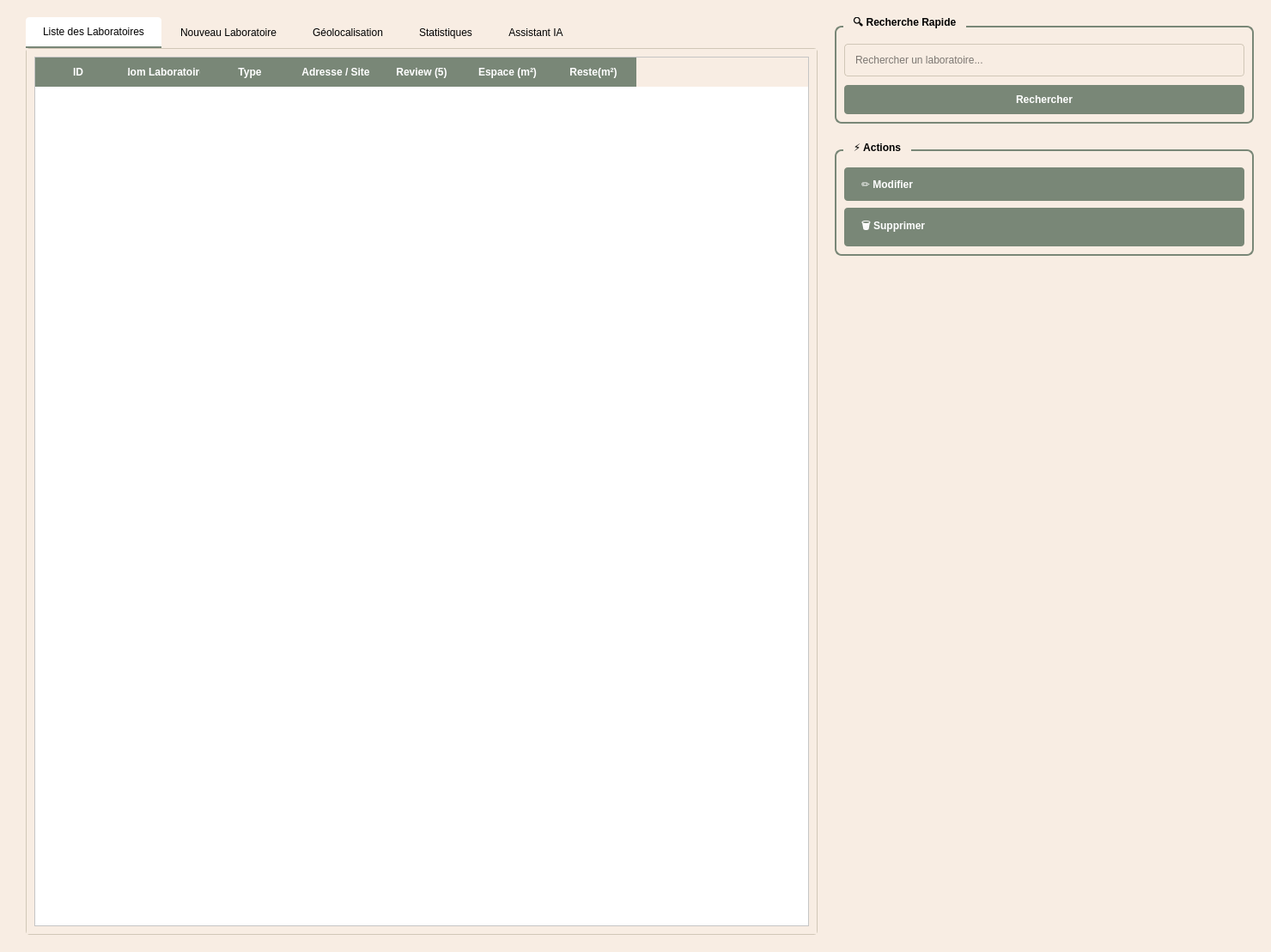
<?xml version="1.0" encoding="UTF-8"?>
<ui version="4.0">
 <class>LaboWidget</class>
 <widget class="QWidget" name="LaboWidget">
  <property name="geometry">
   <rect>
    <x>0</x>
    <y>0</y>
    <width>1480</width>
    <height>1109</height>
   </rect>
  </property>
  <property name="windowTitle">
   <string>Gestion de Laboratoire - Contrôles Qualité</string>
  </property>
    <property name="styleSheet">
     <string notr="true">QWidget { background-color: #F8EDE3; }</string>
    </property>
    <layout class="QHBoxLayout" name="mainLayout">
    <property name="spacing">
     <number>0</number>
    </property>
    <property name="leftMargin">
     <number>0</number>
    </property>
    <property name="topMargin">
     <number>0</number>
    </property>
    <property name="rightMargin">
     <number>0</number>
    </property>
    <property name="bottomMargin">
     <number>0</number>
    </property>
    <item>
     <layout class="QHBoxLayout" name="contentLayout">
      <property name="spacing">
       <number>20</number>
      </property>
      <property name="leftMargin">
       <number>30</number>
      </property>
      <property name="topMargin">
       <number>20</number>
      </property>
      <property name="rightMargin">
       <number>20</number>
      </property>
      <property name="bottomMargin">
       <number>20</number>
      </property>
      <item>
       <layout class="QVBoxLayout" name="centerLayout">
        <property name="spacing">
         <number>0</number>
        </property>
        <item>
         <widget class="QTabWidget" name="tabWidget">
          <property name="currentIndex">
           <number>0</number>
          </property>
          <property name="styleSheet">
           <string notr="true">QTabWidget::pane {
    border: 1px solid #D1C7B7;
    background-color: white;
    border-radius: 4px;
}
QTabBar::tab {
    background-color: #F8EDE3;
    padding: 10px 20px;
    margin-right: 2px;
    border-top-left-radius: 4px;
    border-top-right-radius: 4px;
}
QTabBar::tab:selected {
    background-color: white;
    border-bottom: 2px solid #798777;
}</string>
          </property>
          <widget class="QWidget" name="tabList">
           <attribute name="title">
            <string>Liste des Laboratoires</string>
           </attribute>
           <layout class="QVBoxLayout" name="tabListLayout">
            <property name="spacing">
             <number>0</number>
            </property>
            <item>
             <widget class="QTableWidget" name="tableLaboratoires">
              <property name="minimumSize">
               <size>
                <width>900</width>
                <height>600</height>
               </size>
              </property>
              <property name="styleSheet">
               <string notr="true">QTableWidget {
    background-color: white;
    alternate-background-color: #F9F9F9;
    gridline-color: #E0E0E0;
}
QHeaderView::section {
    background-color: #798777;
    color: white;
    padding: 8px;
    border: none;
    font-weight: bold;
}
QTableWidget::item {
    padding: 6px;
}
QTableWidget::item:selected {
    background-color: #798777;
    color: white;
}</string>
              </property>
              <property name="alternatingRowColors">
               <bool>true</bool>
              </property>
              <property name="selectionMode">
               <enum>QAbstractItemView::SelectionMode::SingleSelection</enum>
              </property>
              <property name="selectionBehavior">
               <enum>QAbstractItemView::SelectionBehavior::SelectRows</enum>
              </property>
              <property name="showGrid">
               <bool>true</bool>
              </property>
              <property name="gridStyle">
               <enum>Qt::PenStyle::SolidLine</enum>
              </property>
              <property name="sortingEnabled">
               <bool>true</bool>
              </property>
              <property name="rowCount">
               <number>0</number>
              </property>
              <property name="columnCount">
               <number>7</number>
              </property>
              <column>
               <property name="text">
                <string>ID</string>
               </property>
              </column>
              <column>
               <property name="text">
                <string>Nom Laboratoire</string>
               </property>
              </column>
              <column>
               <property name="text">
                <string>Type</string>
               </property>
              </column>
              <column>
               <property name="text">
                <string>Adresse / Site</string>
               </property>
              </column>
              <column>
               <property name="text">
                <string>Review (5)</string>
               </property>
              </column>
              <column>
               <property name="text">
                <string>Espace (m²)</string>
               </property>
              </column>
              <column>
               <property name="text">
                <string>Reste(m²)</string>
               </property>
              </column>
             </widget>
            </item>
           </layout>
          </widget>
          <widget class="QWidget" name="tabDetails">
           <attribute name="title">
            <string>Nouveau Laboratoire</string>
           </attribute>
           <layout class="QVBoxLayout" name="tabDetailsLayout">
            <property name="spacing">
             <number>10</number>
            </property>
            <item>
             <widget class="QScrollArea" name="scrollArea">
              <property name="widgetResizable">
               <bool>true</bool>
              </property>
              <property name="styleSheet">
               <string notr="true">QScrollArea {
    border: none;
    background-color: transparent;
}</string>
              </property>
              <widget class="QWidget" name="scrollAreaWidgetContents">
               <property name="geometry">
                <rect>
                 <x>0</x>
                 <y>0</y>
                 <width>946</width>
                 <height>980</height>
                </rect>
               </property>
               <layout class="QVBoxLayout" name="scrollLayout">
                <property name="spacing">
                 <number>15</number>
                </property>
                <item>
                 <widget class="QGroupBox" name="groupBoxInfo">
                  <property name="title">
                  </property>
                  <property name="styleSheet">
                   <string notr="true">QGroupBox {
    font-weight: bold;
    border: 2px solid #798777;
    border-radius: 8px;
    margin-top: 10px;
    padding-top: 10px;
}
QGroupBox::title {
    subcontrol-origin: margin;
    left: 10px;
    padding: 0 10px 0 10px;
}</string>
                  </property>
                  <layout class="QFormLayout" name="formLayoutInfo">
                   <property name="horizontalSpacing">
                    <number>15</number>
                   </property>
                   <property name="verticalSpacing">
                    <number>10</number>
                   </property>
                   <item row="0" column="0">
                    <widget class="QLabel" name="lblId">
                     <property name="text">
                      <string>ID :</string>
                     </property>
                    </widget>
                   </item>
                   <item row="0" column="1">
                    <widget class="QLineEdit" name="detailId">
                     <property name="readOnly">
                      <bool>true</bool>
                     </property>
                     <property name="styleSheet">
                      <string notr="true">background-color: #F5F5F5;</string>
                     </property>
                    </widget>
                   </item>
                   <item row="1" column="0">
                    <widget class="QLabel" name="lblNom">
                     <property name="text">
                      <string>Nom :</string>
                     </property>
                    </widget>
                   </item>
                   <item row="1" column="1">
                    <widget class="QLineEdit" name="detailName"/>
                   </item>
                   <item row="2" column="0">
                    <widget class="QLabel" name="lblAddress">
                     <property name="text">
                      <string>Adresse :</string>
                     </property>
                    </widget>
                   </item>
                   <item row="2" column="1">
                    <widget class="QLineEdit" name="detailAddress"/>
                   </item>
                   <item row="3" column="0">
                    <widget class="QLabel" name="lblType">
                     <property name="text">
                      <string>Type :</string>
                     </property>
                    </widget>
                   </item>
                   <item row="3" column="1">
                    <widget class="QComboBox" name="detailType">
                     <property name="styleSheet">
                      <string notr="true">padding: 5px;</string>
                     </property>
                     <item>
                      <property name="text">
                       <string>Laboratoire Huile d'Olive</string>
                      </property>
                     </item>
                     <item>
                      <property name="text">
                       <string>Laboratoire Huile d'Amande</string>
                      </property>
                     </item>
                     <item>
                      <property name="text">
                       <string>Laboratoire Huile de Sésame</string>
                      </property>
                     </item>
                     <item>
                      <property name="text">
                       <string>Laboratoire Huile de Nigelle</string>
                      </property>
                     </item>
                     <item>
                      <property name="text">
                       <string>Laboratoire Huile de Tournesol</string>
                      </property>
                     </item>
                    </widget>
                   </item>
                   <item row="4" column="0">
                    <widget class="QLabel" name="lblConform">
                     <property name="text">
                      <string>Review (5) :</string>
                     </property>
                    </widget>
                   </item>
                   <item row="4" column="1">
                    <widget class="QComboBox" name="detailConformite">
                     <property name="styleSheet">
                      <string notr="true">padding: 5px;</string>
                     </property>
                     <item>
                      <property name="text">
                       <string>⭐</string>
                      </property>
                     </item>
                     <item>
                      <property name="text">
                       <string>⭐⭐</string>
                      </property>
                     </item>
                     <item>
                      <property name="text">
                       <string>⭐⭐⭐</string>
                      </property>
                     </item>
                     <item>
                      <property name="text">
                       <string>⭐⭐⭐⭐</string>
                      </property>
                     </item>
                     <item>
                      <property name="text">
                       <string>⭐⭐⭐⭐⭐</string>
                      </property>
                     </item>
                    </widget>
                   </item>
                   <item row="5" column="0">
                    <widget class="QLabel" name="lblArea">
                     <property name="text">
                      <string>Espace (m²) :</string>
                     </property>
                    </widget>
                   </item>
                   <item row="5" column="1">
                    <widget class="QLineEdit" name="detailSuperficie"/>
                   </item>
                   <item row="6" column="0">
                    <widget class="QLabel" name="lblNbMach">
                     <property name="text">
                      <string>Espace Reste (m²) :</string>
                     </property>
                    </widget>
                   </item>
                   <item row="6" column="1">
                    <widget class="QLineEdit" name="detailNbMachines"/>
                   </item>
                  </layout>
                 </widget>
                </item>
               </layout>
              </widget>
             </widget>
            </item>
           </layout>
          </widget>
          <widget class="QWidget" name="tabHistory">
           <attribute name="title">
            <string>Géolocalisation</string>
           </attribute>
           <layout class="QVBoxLayout" name="verticalLayout">
            <property name="spacing">
             <number>0</number>
            </property>
            <item>
             <widget class="QLabel" name="label">
              <property name="styleSheet">
               <string notr="true">font-size: 14px; color: #666666; padding: 50px;</string>
              </property>
              <property name="text">
               <string>&lt;center&gt;&lt;h2 style='color:#798777;'&gt;📍 Géolocalisation&lt;/h2&gt;
&lt;br&gt;
&lt;p&gt;Cette section affichera la géolocalisation des laboratoires sur une carte interactive.&lt;/p&gt;
&lt;br&gt;
&lt;div style='font-size: 16px; color: #555;'&gt;🚧 Fonctionnalité en développement 🚧&lt;/div&gt;&lt;/center&gt;</string>
              </property>
              <property name="alignment">
               <set>Qt::AlignmentFlag::AlignCenter</set>
              </property>
             </widget>
            </item>
           </layout>
          </widget>
          <widget class="QWidget" name="tabStats">
           <attribute name="title">
            <string>Statistiques</string>
           </attribute>
           <layout class="QVBoxLayout" name="tabStatsLayout">
            <property name="spacing">
             <number>15</number>
            </property>
            <item>
             <widget class="QGroupBox" name="groupBoxGlobalStats">
              <property name="title">
               <string>📈 Vue d'ensemble</string>
              </property>
              <property name="styleSheet">
               <string notr="true">QGroupBox {
    font-weight: bold;
    border: 2px solid #798777;
    border-radius: 8px;
    margin-top: 10px;
    padding-top: 10px;
}
QGroupBox::title {
    subcontrol-origin: margin;
    left: 10px;
    padding: 0 10px 0 10px;
}</string>
              </property>
              <layout class="QGridLayout" name="gridStats">
               <property name="spacing">
                <number>10</number>
               </property>
               <item row="0" column="0">
                <widget class="QLabel" name="lblTotLabText">
                 <property name="text">
                  <string>Total laboratoires :</string>
                 </property>
                </widget>
               </item>
               <item row="0" column="1">
                <widget class="QLabel" name="lblTotalLabs">
                 <property name="styleSheet">
                  <string notr="true">font-size: 18px; font-weight: bold; color: #798777;</string>
                 </property>
                 <property name="text">
                  <string>0</string>
                 </property>
                </widget>
               </item>
               <item row="1" column="0">
                <widget class="QLabel" name="lblConfRateText">
                 <property name="text">
                  <string>Taux de conformité :</string>
                 </property>
                </widget>
               </item>
               <item row="1" column="1">
                <widget class="QLabel" name="lblConformityRate">
                 <property name="styleSheet">
                  <string notr="true">font-size: 18px; font-weight: bold; color: #4CAF50;</string>
                 </property>
                 <property name="text">
                  <string>0%</string>
                 </property>
                </widget>
               </item>
               <item row="2" column="0">
                <widget class="QLabel" name="lblNonConfText">
                 <property name="text">
                  <string>Non conformes :</string>
                 </property>
                </widget>
               </item>
               <item row="2" column="1">
                <widget class="QLabel" name="lblNonConform">
                 <property name="styleSheet">
                  <string notr="true">font-size: 18px; font-weight: bold; color: #F44336;</string>
                 </property>
                 <property name="text">
                  <string>0</string>
                 </property>
                </widget>
               </item>
              </layout>
             </widget>
            </item>
            <item>
             <layout class="QHBoxLayout" name="buttonsLayout">
              <property name="spacing">
               <number>10</number>
              </property>
              <item>
               <widget class="QPushButton" name="btnAddControl">
                <property name="styleSheet">
                 <string notr="true">QPushButton {
    background-color: #798777;
    color: white;
    padding: 10px 20px;
    border-radius: 4px;
    font-weight: bold;
}
QPushButton:hover {
    background-color: #6A7A66;
}</string>
                </property>
                <property name="text">
                 <string>➕ Nouveau contrôle</string>
                </property>
               </widget>
              </item>
              <item>
               <widget class="QPushButton" name="btnExportControl">
                             <property name="styleSheet">
                                <string notr="true">QPushButton {
        background-color: #798777;
        color: white;
        padding: 10px 20px;
        border-radius: 4px;
        font-weight: bold;
}
QPushButton:hover {
        background-color: #6A7A66;
}</string>
                             </property>
                <property name="text">
                 <string>📄 Exporter PDF</string>
                </property>
               </widget>
              </item>
              <item>
               <spacer name="horizontalSpacer">
                <property name="orientation">
                 <enum>Qt::Orientation::Horizontal</enum>
                </property>
                <property name="sizeHint" stdset="0">
                 <size>
                  <width>40</width>
                  <height>20</height>
                 </size>
                </property>
               </spacer>
              </item>
             </layout>
            </item>
            <item>
             <widget class="QGroupBox" name="groupBoxStatsByType">
              <property name="title">
               <string>📊 Répartition par type</string>
              </property>
              <property name="styleSheet">
               <string notr="true">QGroupBox {
    font-weight: bold;
    border: 2px solid #798777;
    border-radius: 8px;
    margin-top: 10px;
    padding-top: 10px;
}
QGroupBox::title {
    subcontrol-origin: margin;
    left: 10px;
    padding: 0 10px 0 10px;
}</string>
              </property>
              <layout class="QVBoxLayout" name="typeStatsLayout">
               <property name="spacing">
                <number>8</number>
               </property>
               <item>
                <widget class="QTextEdit" name="textStatsByType">
                 <property name="readOnly">
                  <bool>true</bool>
                 </property>
                 <property name="styleSheet">
                  <string notr="true">background-color: #F9F9F9; padding: 10px; border-radius: 4px;</string>
                 </property>
                 <property name="html">
                  <string>&lt;!DOCTYPE HTML PUBLIC &quot;-//W3C//DTD HTML 4.0//EN&quot; &quot;http://www.w3.org/TR/REC-html40/strict.dtd&quot;&gt;
&lt;html&gt;&lt;head&gt;&lt;meta name=&quot;qrichtext&quot; content=&quot;1&quot; /&gt;&lt;style type=&quot;text/css&quot;&gt;
p, li { white-space: pre-wrap; }
&lt;/style&gt;&lt;/head&gt;&lt;body style=&quot; font-family:'Segoe UI'; font-size:10pt; font-weight:400; font-style:normal;&quot;&gt;
&lt;p style=&quot; margin-top:0px; margin-bottom:12px; margin-left:0px; margin-right:0px; -qt-block-indent:0; text-indent:0px;&quot;&gt;&lt;span style=&quot; font-weight:600; color:#798777;&quot;&gt;Biologie:&lt;/span&gt; 25% (5 labos)&lt;/p&gt;
&lt;p style=&quot; margin-top:0px; margin-bottom:12px; margin-left:0px; margin-right:0px; -qt-block-indent:0; text-indent:0px;&quot;&gt;&lt;span style=&quot; font-weight:600; color:#798777;&quot;&gt;Chimie:&lt;/span&gt; 40% (8 labos)&lt;/p&gt;
&lt;p style=&quot; margin-top:0px; margin-bottom:12px; margin-left:0px; margin-right:0px; -qt-block-indent:0; text-indent:0px;&quot;&gt;&lt;span style=&quot; font-weight:600; color:#798777;&quot;&gt;Microbiologie:&lt;/span&gt; 20% (4 labos)&lt;/p&gt;
&lt;p style=&quot; margin-top:0px; margin-bottom:12px; margin-left:0px; margin-right:0px; -qt-block-indent:0; text-indent:0px;&quot;&gt;&lt;span style=&quot; font-weight:600; color:#798777;&quot;&gt;Pathologie:&lt;/span&gt; 15% (3 labos)&lt;/p&gt;&lt;/body&gt;&lt;/html&gt;</string>
                 </property>
                </widget>
               </item>
              </layout>
             </widget>
            </item>
           </layout>
          </widget>
          <widget class="QWidget" name="tabAI">
           <attribute name="title">
            <string>Assistant IA</string>
           </attribute>
           <layout class="QVBoxLayout" name="tabAILayout">
            <property name="spacing">
             <number>0</number>
            </property>
            <item>
             <widget class="QLabel" name="lblAITitle">
              <property name="minimumSize">
               <size>
                <width>0</width>
                <height>60</height>
               </size>
              </property>
              <property name="styleSheet">
               <string notr="true">background-color: #798777; color: white; padding: 15px; font-size: 16px;</string>
              </property>
              <property name="text">
               <string>&lt;h2 style='margin: 0;'&gt;🤖 Assistant IA - Suggestions Labo&lt;/h2&gt;</string>
              </property>
              <property name="alignment">
               <set>Qt::AlignmentFlag::AlignCenter</set>
              </property>
             </widget>
            </item>
            <item>
             <widget class="QTextEdit" name="textAIChat">
              <property name="minimumSize">
               <size>
                <width>0</width>
                <height>150</height>
               </size>
              </property>
              <property name="readOnly">
               <bool>true</bool>
              </property>
              <property name="styleSheet">
               <string notr="true">background-color: #F9F9F9; padding: 15px; border: none;</string>
              </property>
              <property name="html">
               <string>&lt;!DOCTYPE HTML PUBLIC &quot;-//W3C//DTD HTML 4.0//EN&quot; &quot;http://www.w3.org/TR/REC-html40/strict.dtd&quot;&gt;
&lt;html&gt;&lt;head&gt;&lt;meta name=&quot;qrichtext&quot; content=&quot;1&quot; /&gt;&lt;style type=&quot;text/css&quot;&gt;
p, li { white-space: pre-wrap; }
&lt;/style&gt;&lt;/head&gt;&lt;body style=&quot; font-family:'Segoe UI'; font-size:10pt; font-weight:400; font-style:normal;&quot;&gt;
&lt;p style=&quot; margin-top:0px; margin-bottom:12px; margin-left:0px; margin-right:0px; -qt-block-indent:0; text-indent:0px;&quot;&gt;&lt;span style=&quot; font-size:11pt; font-weight:600; color:#798777;&quot;&gt;Assistant IA:&lt;/span&gt;&lt;span style=&quot; font-size:11pt;&quot;&gt; Bonjour! Je suis votre assistant IA pour les laboratoires. Je peux analyser vos données et suggérer des améliorations ou rénovations.&lt;/span&gt;&lt;/p&gt;
&lt;p style=&quot; margin-top:0px; margin-bottom:0px; margin-left:0px; margin-right:0px; -qt-block-indent:0; text-indent:0px;&quot;&gt;&lt;span style=&quot; font-size:11pt;&quot;&gt;Sélectionnez un laboratoire dans la liste pour obtenir des suggestions personnalisées.&lt;/span&gt;&lt;/p&gt;&lt;/body&gt;&lt;/html&gt;</string>
              </property>
             </widget>
            </item>
            <item>
             <layout class="QHBoxLayout" name="AIControlLayout">
              <property name="spacing">
               <number>10</number>
              </property>
              <property name="leftMargin">
               <number>15</number>
              </property>
              <property name="topMargin">
               <number>10</number>
              </property>
              <property name="rightMargin">
               <number>15</number>
              </property>
              <property name="bottomMargin">
               <number>10</number>
              </property>
              <item>
               <widget class="QLineEdit" name="lineEditAIQuestion">
                <property name="placeholderText">
                 <string>Posez une question sur les améliorations...</string>
                </property>
                <property name="styleSheet">
                 <string notr="true">padding: 10px; border: 1px solid #D1C7B7; border-radius: 4px;</string>
                </property>
               </widget>
              </item>
              <item>
               <widget class="QPushButton" name="btnSendQuestion">
                <property name="styleSheet">
                 <string notr="true">QPushButton {
    background-color: #798777;
    color: white;
    padding: 10px 25px;
    border-radius: 4px;
    font-weight: bold;
}
QPushButton:hover {
    background-color: #6A7A66;
}</string>
                </property>
                <property name="text">
                 <string>Envoyer</string>
                </property>
               </widget>
              </item>
             </layout>
            </item>
            <item>
             <widget class="QGroupBox" name="groupBoxAISuggestions">
              <property name="title">
               <string>💡 Suggestions basées sur les données</string>
              </property>
              <property name="styleSheet">
               <string notr="true">QGroupBox {
    font-weight: bold;
    border: 2px solid #798777;
    border-radius: 8px;
    margin-top: 10px;
    padding-top: 10px;
}
QGroupBox::title {
    subcontrol-origin: margin;
    left: 10px;
    padding: 0 10px 0 10px;
}</string>
              </property>
              <layout class="QVBoxLayout" name="AISuggestionsLayout">
               <property name="spacing">
                <number>8</number>
               </property>
               <item>
                <widget class="QTextEdit" name="textAISuggestions">
                 <property name="readOnly">
                  <bool>true</bool>
                 </property>
                 <property name="styleSheet">
                  <string notr="true">background-color: #F9F9F9; padding: 10px; border-radius: 4px;</string>
                 </property>
                 <property name="html">
                  <string>&lt;!DOCTYPE HTML PUBLIC &quot;-//W3C//DTD HTML 4.0//EN&quot; &quot;http://www.w3.org/TR/REC-html40/strict.dtd&quot;&gt;
&lt;html&gt;&lt;head&gt;&lt;meta name=&quot;qrichtext&quot; content=&quot;1&quot; /&gt;&lt;style type=&quot;text/css&quot;&gt;
p, li { white-space: pre-wrap; }
&lt;/style&gt;&lt;/head&gt;&lt;body style=&quot; font-family:'Segoe UI'; font-size:10pt; font-weight:400; font-style:normal;&quot;&gt;
&lt;p style=&quot; margin-top:0px; margin-bottom:12px; margin-left:0px; margin-right:0px; -qt-block-indent:0; text-indent:0px;&quot;&gt;&lt;span style=&quot; font-weight:600; color:#798777;&quot;&gt;Analyses disponibles:&lt;/span&gt;&lt;/p&gt;
&lt;ul style=&quot;margin-top: 0px; margin-bottom: 0px; margin-left: 20px; margin-right: 0px; -qt-list-indent: 1;&quot;&gt;
&lt;li style=&quot; margin-top:8px; margin-bottom:8px; margin-left:0px; margin-right:0px; -qt-block-indent:0; text-indent:0px;&quot;&gt;Analyse des taux de conformité&lt;/li&gt;
&lt;li style=&quot; margin-top:8px; margin-bottom:8px; margin-left:0px; margin-right:0px; -qt-block-indent:0; text-indent:0px;&quot;&gt;Suggestions d'amélioration d'espace&lt;/li&gt;
&lt;li style=&quot; margin-top:8px; margin-bottom:8px; margin-left:0px; margin-right:0px; -qt-block-indent:0; text-indent:0px;&quot;&gt;Recommandations de rénovation&lt;/li&gt;
&lt;li style=&quot; margin-top:8px; margin-bottom:8px; margin-left:0px; margin-right:0px; -qt-block-indent:0; text-indent:0px;&quot;&gt;Optimisation des ressources&lt;/li&gt;
&lt;li style=&quot; margin-top:8px; margin-bottom:8px; margin-left:0px; margin-right:0px; -qt-block-indent:0; text-indent:0px;&quot;&gt;Prévisions de maintenance&lt;/li&gt;&lt;/ul&gt;&lt;/body&gt;&lt;/html&gt;</string>
                 </property>
                </widget>
               </item>
              </layout>
             </widget>
            </item>
           </layout>
          </widget>
         </widget>
        </item>
       </layout>
      </item>
      <item>
       <layout class="QVBoxLayout" name="rightLayout">
        <property name="spacing">
         <number>20</number>
        </property>
        <property name="leftMargin">
         <number>0</number>
        </property>
        <property name="topMargin">
         <number>0</number>
        </property>
        <item>
         <widget class="QGroupBox" name="groupBoxSearch">
          <property name="title">
           <string>🔍 Recherche Rapide</string>
          </property>
          <property name="styleSheet">
           <string notr="true">QGroupBox {
    font-weight: bold;
    border: 2px solid #798777;
    border-radius: 8px;
    margin-top: 10px;
    padding-top: 10px;
}
QGroupBox::title {
    subcontrol-origin: margin;
    left: 10px;
    padding: 0 10px 0 10px;
}</string>
          </property>
          <layout class="QVBoxLayout" name="searchLayout">
           <property name="spacing">
            <number>10</number>
           </property>
           <item>
            <widget class="QLineEdit" name="lineEditQuickSearch">
             <property name="placeholderText">
              <string>Rechercher un laboratoire...</string>
             </property>
             <property name="clearButtonEnabled">
              <bool>true</bool>
             </property>
             <property name="styleSheet">
              <string notr="true">padding: 10px; border: 1px solid #D1C7B7; border-radius: 4px;</string>
             </property>
            </widget>
           </item>
           <item>
            <widget class="QPushButton" name="btnRecherche">
             <property name="styleSheet">
              <string notr="true">QPushButton {
    background-color: #798777;
    color: white;
    padding: 10px;
    border-radius: 4px;
    font-weight: bold;
}
QPushButton:hover {
    background-color: #6A7A66;
}</string>
             </property>
             <property name="text">
              <string>Rechercher</string>
             </property>
            </widget>
           </item>
          </layout>
         </widget>
        </item>
        <item>
         <widget class="QGroupBox" name="groupBoxActions">
          <property name="title">
           <string>⚡ Actions</string>
          </property>
          <property name="styleSheet">
           <string notr="true">QGroupBox {
    font-weight: bold;
    border: 2px solid #798777;
    border-radius: 8px;
    margin-top: 10px;
    padding-top: 10px;
}
QGroupBox::title {
    subcontrol-origin: margin;
    left: 10px;
    padding: 0 10px 0 10px;
}</string>
          </property>
          <layout class="QVBoxLayout" name="actionsLayout">
           <property name="spacing">
            <number>8</number>
           </property>
           <item>
            <widget class="QPushButton" name="btnEditLab">
                <property name="styleSheet">
                 <string notr="true">QPushButton {
        background-color: #798777;
        color: white;
        padding: 12px;
        border-radius: 4px;
        font-weight: bold;
        text-align: left;
        padding-left: 20px;
    }
    QPushButton:hover {
        background-color: #6A7A66;
    }</string>
                </property>
             <property name="text">
              <string>✏️ Modifier</string>
             </property>
            </widget>
           </item>
           <item>
            <widget class="QPushButton" name="btnDeleteLab">
                <property name="styleSheet">
                 <string notr="true">QPushButton {
        background-color: #798777;
        color: white;
        padding: 12px;
        border-radius: 4px;
        font-weight: bold;
        text-align: left;
        padding-left: 20px;
    }
    QPushButton:hover {
        background-color: #6A7A66;
    }</string>
                </property>
             <property name="text">
              <string>🗑️ Supprimer</string>
             </property>
            </widget>
           </item>
          </layout>
         </widget>
        </item>
        <item>
         <spacer name="rightSpacer">
          <property name="orientation">
           <enum>Qt::Orientation::Vertical</enum>
          </property>
          <property name="sizeHint" stdset="0">
           <size>
            <width>20</width>
            <height>40</height>
           </size>
          </property>
         </spacer>
        </item>
       </layout>
      </item>
     </layout>
    </item>
    </layout>
 </widget>
 <resources/>
 <connections/>
</ui>
